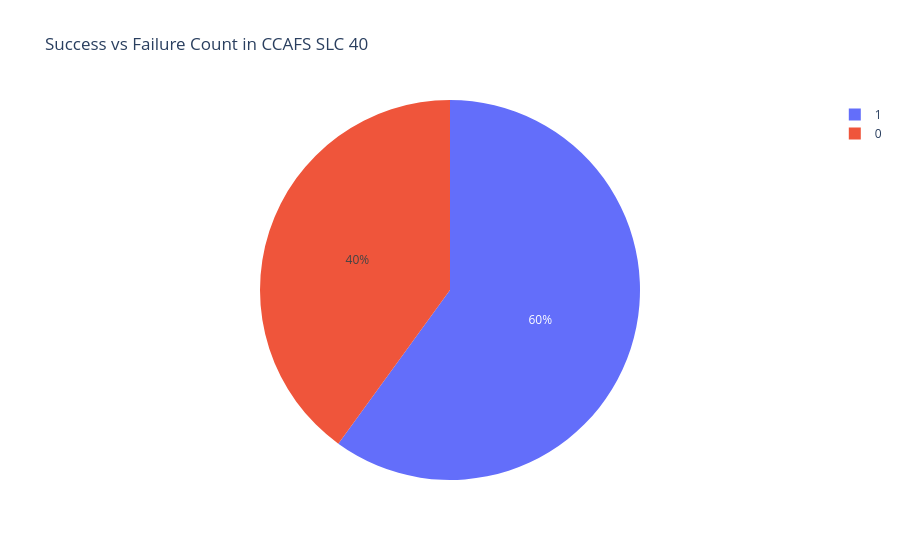

The code cell stored with this chart in its notebook:
### Code cell
# Crear pie chart
LaunchSite = 'CCAFS SLC 40'
fig = px.pie(
    df_agg[df_agg['LaunchSite'] == LaunchSite], 
    values='Count', 
    names='Class',  
    title=f'Success vs Failure Count in {LaunchSite}'
)
fig.show()

### Figure 1 — Plotly figure (JSON) as saved in the notebook; plotly's stock layout.template omitted (floating-point values rounded to 4 significant figures)
{"data": [{"domain": {"x": [0, 1], "y": [0, 1]}, "hovertemplate": "Class=%{label}<br>Count=%{value}<extra></extra>", "labels": [0, 1], "legendgroup": "", "name": "", "showlegend": true, "type": "pie", "values": [22, 33]}], "layout": {"legend": {"tracegroupgap": 0}, "title": {"text": "Success vs Failure Count in CCAFS SLC 40"}}}
